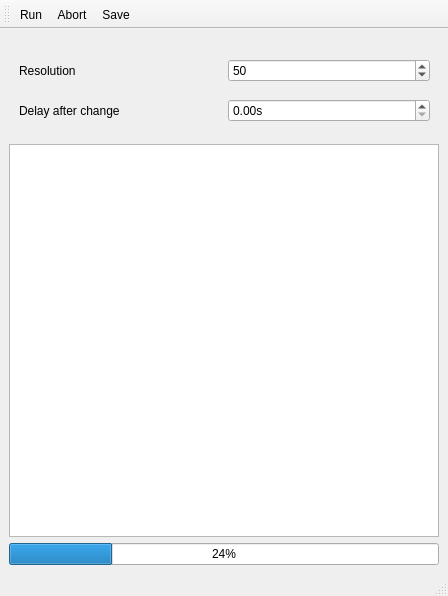
<?xml version="1.0" encoding="UTF-8"?>
<ui version="4.0">
 <class>MainWindow</class>
 <widget class="QMainWindow" name="MainWindow">
  <property name="geometry">
   <rect>
    <x>0</x>
    <y>0</y>
    <width>448</width>
    <height>596</height>
   </rect>
  </property>
  <property name="windowTitle">
   <string>Model calibration</string>
  </property>
  <widget class="QWidget" name="centralwidget">
   <layout class="QVBoxLayout" name="verticalLayout_2">
    <item>
     <widget class="QWidget" name="acquisition_params" native="true">
      <property name="minimumSize">
       <size>
        <width>0</width>
        <height>100</height>
       </size>
      </property>
      <widget class="QWidget" name="gridLayoutWidget">
       <property name="geometry">
        <rect>
         <x>10</x>
         <y>10</y>
         <width>411</width>
         <height>85</height>
        </rect>
       </property>
       <layout class="QGridLayout" name="gridLayout">
        <item row="0" column="1">
         <widget class="QSpinBox" name="resolution">
          <property name="suffix">
           <string/>
          </property>
          <property name="minimum">
           <number>2</number>
          </property>
          <property name="maximum">
           <number>10000</number>
          </property>
          <property name="value">
           <number>50</number>
          </property>
         </widget>
        </item>
        <item row="1" column="1">
         <widget class="ScienDSpinBox" name="delay">
          <property name="suffix">
           <string>s</string>
          </property>
         </widget>
        </item>
        <item row="1" column="0">
         <widget class="QLabel" name="label_7">
          <property name="text">
           <string>Delay after change</string>
          </property>
         </widget>
        </item>
        <item row="0" column="0">
         <widget class="QLabel" name="label_5">
          <property name="text">
           <string>Resolution</string>
          </property>
         </widget>
        </item>
       </layout>
      </widget>
     </widget>
    </item>
    <item>
     <widget class="PlotWidget" name="plotWidget"/>
    </item>
    <item>
     <widget class="QProgressBar" name="progressBar">
      <property name="value">
       <number>24</number>
      </property>
     </widget>
    </item>
   </layout>
  </widget>
  <widget class="QStatusBar" name="statusbar"/>
  <widget class="QToolBar" name="toolbar">
   <property name="windowTitle">
    <string>Counting Controls</string>
   </property>
   <property name="toolButtonStyle">
    <enum>Qt::ToolButtonTextUnderIcon</enum>
   </property>
   <attribute name="toolBarArea">
    <enum>TopToolBarArea</enum>
   </attribute>
   <attribute name="toolBarBreak">
    <bool>false</bool>
   </attribute>
   <addaction name="runAction"/>
   <addaction name="abortAction"/>
   <addaction name="saveAction"/>
  </widget>
  <action name="runAction">
   <property name="icon">
    <iconset>
     <normaloff>../../artwork/icons/qudiTheme/22x22/start-counter.png</normaloff>../../artwork/icons/qudiTheme/22x22/start-counter.png</iconset>
   </property>
   <property name="text">
    <string>Run</string>
   </property>
   <property name="toolTip">
    <string>Run a calibration sweep</string>
   </property>
  </action>
  <action name="saveAction">
   <property name="icon">
    <iconset>
     <normaloff>../../artwork/icons/oxygen/22x22/document-save.png</normaloff>../../artwork/icons/oxygen/22x22/document-save.png</iconset>
   </property>
   <property name="text">
    <string>Save</string>
   </property>
   <property name="toolTip">
    <string>Save measurement to file</string>
   </property>
  </action>
  <action name="closeAction">
   <property name="icon">
    <iconset>
     <normaloff>../../artwork/icons/oxygen/22x22/application-exit.png</normaloff>../../artwork/icons/oxygen/22x22/application-exit.png</iconset>
   </property>
   <property name="text">
    <string>Close</string>
   </property>
  </action>
  <action name="abortAction">
   <property name="icon">
    <iconset>
     <normaloff>../../artwork/icons/oxygen/22x22/media-playback-stop.png</normaloff>../../artwork/icons/oxygen/22x22/media-playback-stop.png</iconset>
   </property>
   <property name="text">
    <string>Abort</string>
   </property>
   <property name="toolTip">
    <string>Abort</string>
   </property>
  </action>
 </widget>
 <customwidgets>
  <customwidget>
   <class>PlotWidget</class>
   <extends>QGraphicsView</extends>
   <header>pyqtgraph</header>
  </customwidget>
  <customwidget>
   <class>ScienDSpinBox</class>
   <extends>QDoubleSpinBox</extends>
   <header>qtwidgets.scientific_spinbox.h</header>
  </customwidget>
 </customwidgets>
 <resources/>
 <connections>
  <connection>
   <sender>closeAction</sender>
   <signal>triggered()</signal>
   <receiver>MainWindow</receiver>
   <slot>close()</slot>
   <hints>
    <hint type="sourcelabel">
     <x>-1</x>
     <y>-1</y>
    </hint>
    <hint type="destinationlabel">
     <x>399</x>
     <y>299</y>
    </hint>
   </hints>
  </connection>
 </connections>
</ui>
